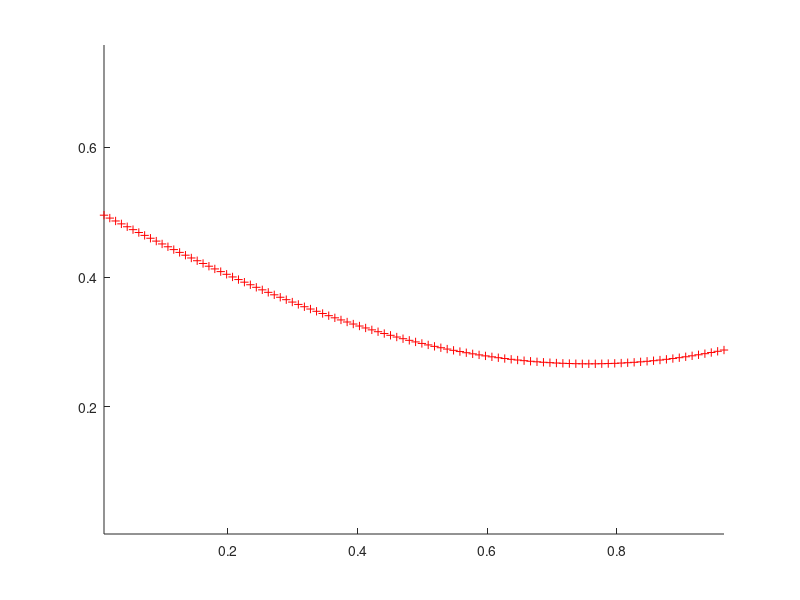

MATLAB code to generate this figure:
clear all
close all
baseY = 0;
initialRayPosition = [0;0.5];
initialRayDirection = [1;-0.5];
n0 = 1;
stepSize = 0.001;
bigStepSize = 0.01;

v = -0:stepSize:1.1;
[x,y] = meshgrid(v);
n = @(x,y) n0+ x + y ;
z = n0 + x + y;
[px,py]=gradient(z,stepSize,stepSize);
initialRayDirection = initialRayDirection./norm(initialRayDirection);


r = initialRayPosition;
sum = 0;
doubleSum = 0;
rayDir = initialRayDirection; 
hold on
dl2 = 0;
for dl1 = 0: bigStepSize: 1
    for dl2 = dl1 : stepSize : dl2+bigStepSize
        dirStep = (dl2-dl1) .* rayDir    
        xT = px(1+floor((r(1)+dirStep(1))/stepSize),1+floor((r(2)+dirStep(2))/stepSize));
        yT = py(1+floor((r(1)+dirStep(1))/stepSize),1+floor((r(2)+dirStep(2))/stepSize));
        grad = [xT;yT]
        dr = grad*stepSize;
        doubleSum = doubleSum + sum;
        sum = sum + dr
    end
doubleSum = doubleSum*stepSize
rayDir
rayDir = (rayDir + doubleSum)./norm(rayDir + doubleSum)
r = r + rayDir.*bigStepSize
axis equal;
plot(r(1),r(2),'+r')
end
hold off

